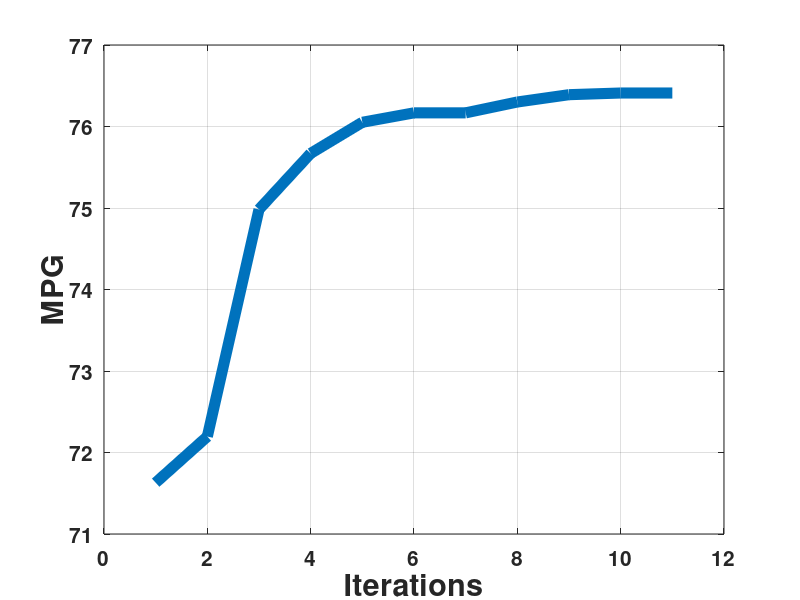

Write MATLAB code to recreate this figure.
clear
close all
clc
load HWFET_50_1_Nm_005_SOC_no_emiss

Results_Improvement = zeros(1,3);
Results_Pars = zeros(1,3);

figure(1);
mpg = DP_optimization.GLOBAL.f_min_hist.c(:,3);
iter = DP_optimization.GLOBAL.f_min_hist.iter;
plot(iter,mpg,'linewidth',8)
xlabel('Iterations')
ylabel('MPG'),grid
%title('No Shift UDDS')
set(gca,'FontSize',15,'fontWeight','bold')
set(findall(gcf,'type','text'),'FontSize',22,'fontWeight','bold')



% Calculate the Improvement
fprintf('\nMPG\n')
First = mpg(1)
Final = mpg(length(mpg))
Percent_improvement = (mpg(length(mpg))-mpg(1))/mpg(length(mpg))*100
Results_Improvement(1,:) = [First, Final, Percent_improvement];


% Pull out Parameters
trq_eng = DP_optimization.GLOBAL.f_min_hist.x(:,3);
trq_mot = DP_optimization.GLOBAL.f_min_hist.x(:,4);
fd_ratio = DP_optimization.GLOBAL.f_min_hist.x(:,1);
G_ratio = DP_optimization.GLOBAL.f_min_hist.x(:,2);


x_L=[0.5*trq_eng,0.5*trq_mot,0.5*fd_ratio,0.5*G_ratio];
x_U=[1.5*trq_eng,1.5*trq_mot,1.5*fd_ratio,1.5*G_ratio];

Results_Pars(1,:) = [x_L(1), x_L(1), trq_eng(end)];
Results_Pars(2,:) = [x_L(2), x_L(2), trq_mot(end)];
Results_Pars(3,:) = [x_L(3), x_L(3), fd_ratio(end)];
Results_Pars(4,:) = [x_L(4), x_L(4), G_ratio(end)];


% % Add in Grade Test, Accel Test Results, delta soc, and delta trace
% time0_60 = DP_optimization.GLOBAL.f_min_hist.c(:,8);
% time40_60 = DP_optimization.GLOBAL.f_min_hist.c(:,9);
% time0_85 = DP_optimization.GLOBAL.f_min_hist.c(:,10);
% grade = DP_optimization.GLOBAL.f_min_hist.c(:,11);
% delta_soc = DP_optimization.GLOBAL.f_min_hist.c(:,1);
% delta_trace = DP_optimization.GLOBAL.f_min_hist.c(:,2);
% 
% Results_Improvement(6,:) = [time0_60(1), time0_60(end), (time0_60(end)-time0_60(1))/time0_60(end)*100];
% Results_Improvement(7,:) = [time40_60(1), time40_60(end), (time40_60(end)-time40_60(1))/time40_60(end)*100];
% Results_Improvement(8,:) = [time0_85(1), time0_85(end), (time0_85(end)-time0_85(1))/time0_85(end)*100];
% Results_Improvement(8,:) = [grade(1), grade(end), (grade(end)-grade(1))/grade(end)*100];
% Results_Improvement(8,:) = [delta_soc(1), delta_soc(end), (delta_soc(end)-delta_soc(1))/delta_soc(end)*100];
% Results_Improvement(8,:) = [delta_trace(1), delta_trace(end), (delta_trace(end)-delta_trace(1))/delta_trace(end)*100];

% Calcualte the Size of the Prime Movers
fprintf('\nPrime Mover Sizes\n')

fprintf('\nICE')
First = 67*trq_eng(1)
Final = 67*trq_eng(length(trq_eng))
Increase = (Final-First)/Final*100
Results_Improvement(9,:) = [First, Final, Increase];

fprintf('\nMotor')
First = 49*trq_mot(1)
Final = 49*trq_mot(length(trq_mot))
Increase = (Final-First)/Final*100
Results_Improvement(10,:) = [First, Final, Increase];



% % Calculate the Mass of the Components
% 
% % Engine
% First = (4.1384*trq_eng(1)*67000/1000+14.5);
% Final = (4.1384*trq_eng(end)*67000/1000+14.5);
% Increase = (Final-First)/Final*100;
% Results_Improvement(12,:) = [First, Final, Increase];
% % Motor
% First = (0.8635*trq_mot(1)*49000/1000+28.5);
% Final = (0.8635*trq_mot(end)*49000/1000+28.5);
% Increase = (Final-First)/Final*100;
% Results_Improvement(13,:) = [First, Final, Increase];
% % Battery
% First = ((44*.4536)/20)*cap_scale(1)*modules(1);
% Final = ((44*.4536)/20)*cap_scale(end)*modules(end);
% Increase = (Final-First)/Final*100;
% Results_Improvement(14,:) = [First, Final, Increase];
